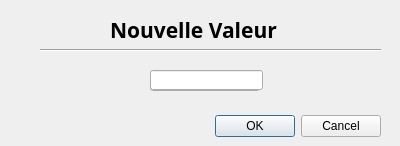
<?xml version="1.0" encoding="UTF-8"?>
<ui version="4.0">
 <class>Modif</class>
 <widget class="QDialog" name="Modif">
  <property name="geometry">
   <rect>
    <x>0</x>
    <y>0</y>
    <width>400</width>
    <height>146</height>
   </rect>
  </property>
  <property name="windowTitle">
   <string>Dialog</string>
  </property>
  <widget class="QDialogButtonBox" name="buttonBox">
   <property name="geometry">
    <rect>
     <x>40</x>
     <y>110</y>
     <width>341</width>
     <height>32</height>
    </rect>
   </property>
   <property name="orientation">
    <enum>Qt::Horizontal</enum>
   </property>
   <property name="standardButtons">
    <set>QDialogButtonBox::Cancel|QDialogButtonBox::Ok</set>
   </property>
  </widget>
  <widget class="QDateEdit" name="dvalue">
   <property name="geometry">
    <rect>
     <x>150</x>
     <y>70</y>
     <width>110</width>
     <height>22</height>
    </rect>
   </property>
  </widget>
  <widget class="Line" name="line">
   <property name="geometry">
    <rect>
     <x>40</x>
     <y>40</y>
     <width>341</width>
     <height>20</height>
    </rect>
   </property>
   <property name="orientation">
    <enum>Qt::Horizontal</enum>
   </property>
  </widget>
  <widget class="QLineEdit" name="value">
   <property name="geometry">
    <rect>
     <x>150</x>
     <y>70</y>
     <width>113</width>
     <height>20</height>
    </rect>
   </property>
  </widget>
  <widget class="QLabel" name="label">
   <property name="geometry">
    <rect>
     <x>110</x>
     <y>20</y>
     <width>181</width>
     <height>20</height>
    </rect>
   </property>
   <property name="font">
    <font>
     <family>Sitka Small</family>
     <pointsize>16</pointsize>
     <weight>75</weight>
     <bold>true</bold>
    </font>
   </property>
   <property name="text">
    <string>Nouvelle Valeur</string>
   </property>
  </widget>
 </widget>
 <resources/>
 <connections>
  <connection>
   <sender>buttonBox</sender>
   <signal>accepted()</signal>
   <receiver>Modif</receiver>
   <slot>accept()</slot>
   <hints>
    <hint type="sourcelabel">
     <x>248</x>
     <y>254</y>
    </hint>
    <hint type="destinationlabel">
     <x>157</x>
     <y>274</y>
    </hint>
   </hints>
  </connection>
  <connection>
   <sender>buttonBox</sender>
   <signal>rejected()</signal>
   <receiver>Modif</receiver>
   <slot>reject()</slot>
   <hints>
    <hint type="sourcelabel">
     <x>316</x>
     <y>260</y>
    </hint>
    <hint type="destinationlabel">
     <x>286</x>
     <y>274</y>
    </hint>
   </hints>
  </connection>
 </connections>
</ui>
